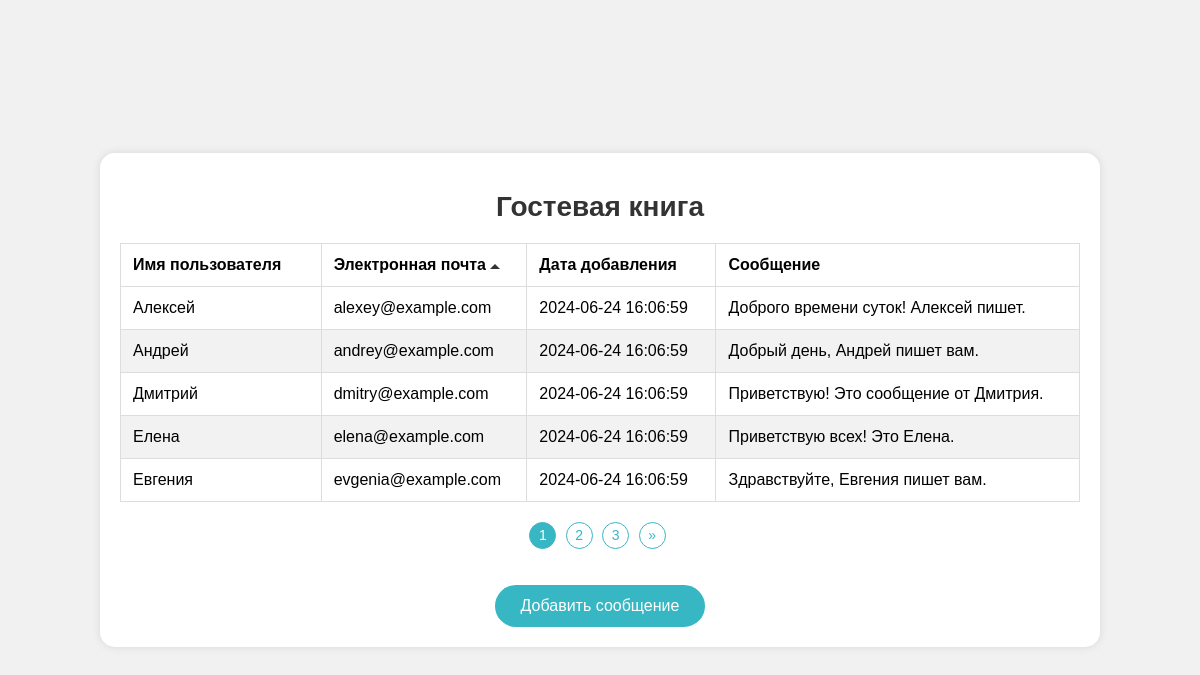
The page /?sort_by=email&order=ASC on the database its author committed.
### tables this page shows
CREATE TABLE `messages` (
  `id` int(11) NOT NULL,
  `username` varchar(50) NOT NULL,
  `email` varchar(100) NOT NULL,
  `text` text NOT NULL,
  `ip_address` varchar(45) NOT NULL,
  `user_agent` varchar(255) NOT NULL,
  `created_at` timestamp NULL DEFAULT CURRENT_TIMESTAMP
);

### index.php (the view, shortened to what this page needs)
<?php
$conn = new mysqli('localhost', 'root', '', 'guestbook');
$sort_by = isset($_GET['sort_by']) ? $_GET['sort_by'] : 'created_at';
$order = isset($_GET['order']) ? $_GET['order'] : 'DESC';
$page = isset($_GET['page']) ? (int)$_GET['page'] : 1;
$limit = 5;
$count_query = "SELECT COUNT(*) as total FROM messages";
$count_result = $conn->query($count_query);
$count_row = $count_result->fetch_assoc();
$total_records = $count_row['total'];
$total_pages = ceil($total_records / $limit);
$offset = ($page - 1) * $limit;
$sql = "SELECT * FROM messages ORDER BY $sort_by $order LIMIT $limit OFFSET $offset";
$result = $conn->query($sql);
?>
<!DOCTYPE html>
<html lang="ru">
<head>
</head>
<body>
    <div class="container">
        <h1>Гостевая книга</h1>
        <table>
            <thead>
                <tr>
                    <th>
                        <a href="?sort_by=username&order=<?php echo $order === 'ASC' && $sort_by === 'username' ? 'DESC' : 'ASC'; ?>">
                            Имя пользователя
                        </a>
                    </th>
                    <th>
                        <a href="?sort_by=email&order=<?php echo $order === 'ASC' && $sort_by === 'email' ? 'DESC' : 'ASC'; ?>">
                            Электронная почта
                            <span class="sort-arrow <?php echo $sort_by === 'email' ? ($order === 'ASC' ? 'up' : 'down') : ''; ?>"></span>
                        </a>
                    </th>
                    <th>
                        <a href="?sort_by=created_at&order=<?php echo $order === 'ASC' && $sort_by === 'created_at' ? 'DESC' : 'ASC'; ?>">
                            Дата добавления
                        </a>
                    </th>
                    <th>Сообщение</th>
                </tr>
            </thead>
            <tbody>
                <?php while ($row = $result->fetch_assoc()): ?>
                    <tr>
                        <td><?php echo htmlspecialchars($row['username']); ?></td>
                        <td><?php echo htmlspecialchars($row['email']); ?></td>
                        <td><?php echo $row['created_at']; ?></td>
                        <td><?php echo htmlspecialchars($row['text']); ?></td>
                    </tr>
                <?php endwhile; ?>
            </tbody>
        </table>
        <ul class="pagination">
            <?php for ($i = 1; $i <= $total_pages; $i++): ?>
                <li <?php echo ($i === $page) ? 'class="active"' : ''; ?>>
                    <a href="?page=<?php echo $i; ?>"><?php echo $i; ?></a>
                </li>
            <?php endfor; ?>
            <?php if ($page < $total_pages): ?>
                <li><a href="?page=<?php echo ($page + 1); ?>">&raquo;</a></li>
            <?php endif; ?>
        </ul>
        <a class="add-message-link" href="form.php">Добавить сообщение</a>
    </div>
</body>
</html>

### index.php (style rules this page uses)
body { font-family: Arial, sans-serif; background-color: #f1f1f1; margin: 0; padding: 0; display: flex; justify-content: center; align-items: center; min-height: 100vh; text-align: center; }
.container { width: 80%; margin: 20px auto; background-color: #fff; border-radius: 15px; box-shadow: 0 0 10px rgba(0, 0, 0, 0.1); padding: 20px; overflow: hidden; }
h1 { font-size: 28px; color: #333; margin-bottom: 20px; }
table { width: 100%; border-collapse: collapse; margin-bottom: 20px; }
table, th, td { border: 1px solid #ddd; }
th, td { padding: 12px; text-align: left; }
th a { display: inline-block; text-decoration: none; color: black; transition: color 0.3s ease; }
th .sort-arrow { display: inline-block; width: 0; height: 0; border-left: 5px solid transparent; border-right: 5px solid transparent; transition: border-bottom 0.3s ease; vertical-align: middle; }
.sort-arrow.up { border-bottom: 5px solid #333; }
tr:nth-child(even) { background-color: #f2f2f2; }
.pagination { margin-top: 20px; list-style-type: none; padding: 0; }
.pagination li { display: inline-block; margin-right: 5px; }
.pagination a { display: inline-block; text-decoration: none; color: #37B7C3; font-size: 14px; width: 25px; height: 25px; line-height: 25px; text-align: center; border: 1px solid #37B7C3; border-radius: 50%; transition: background-color 0.3s ease, color 0.3s ease; }
.pagination .active a { background-color: #37B7C3; color: #fff; }
.add-message-link { display: inline-block; margin-top: 20px; font-size: 16px; color: #fff; text-decoration: none; padding: 10px 24px; background-color: #37B7C3; border: 2px solid #37B7C3; border-radius: 25px; transition: color 0.3s ease, background-color 0.3s ease, border-color 0.3s ease; }

### rows shown on the page
messages: username "Алексей", email "alexey@example.com", created_at "2024-06-24 16:06:59", text "Доброго времени суток! Алексей пишет."
messages: username "Андрей", email "andrey@example.com", created_at "2024-06-24 16:06:59", text "Добрый день, Андрей пишет вам."
messages: username "Дмитрий", email "dmitry@example.com", created_at "2024-06-24 16:06:59", text "Приветствую! Это сообщение от Дмитрия."
messages: username "Елена", email "elena@example.com", created_at "2024-06-24 16:06:59", text "Приветствую всех! Это Елена."
messages: username "Евгения", email "evgenia@example.com", created_at "2024-06-24 16:06:59", text "Здравствуйте, Евгения пишет вам."
